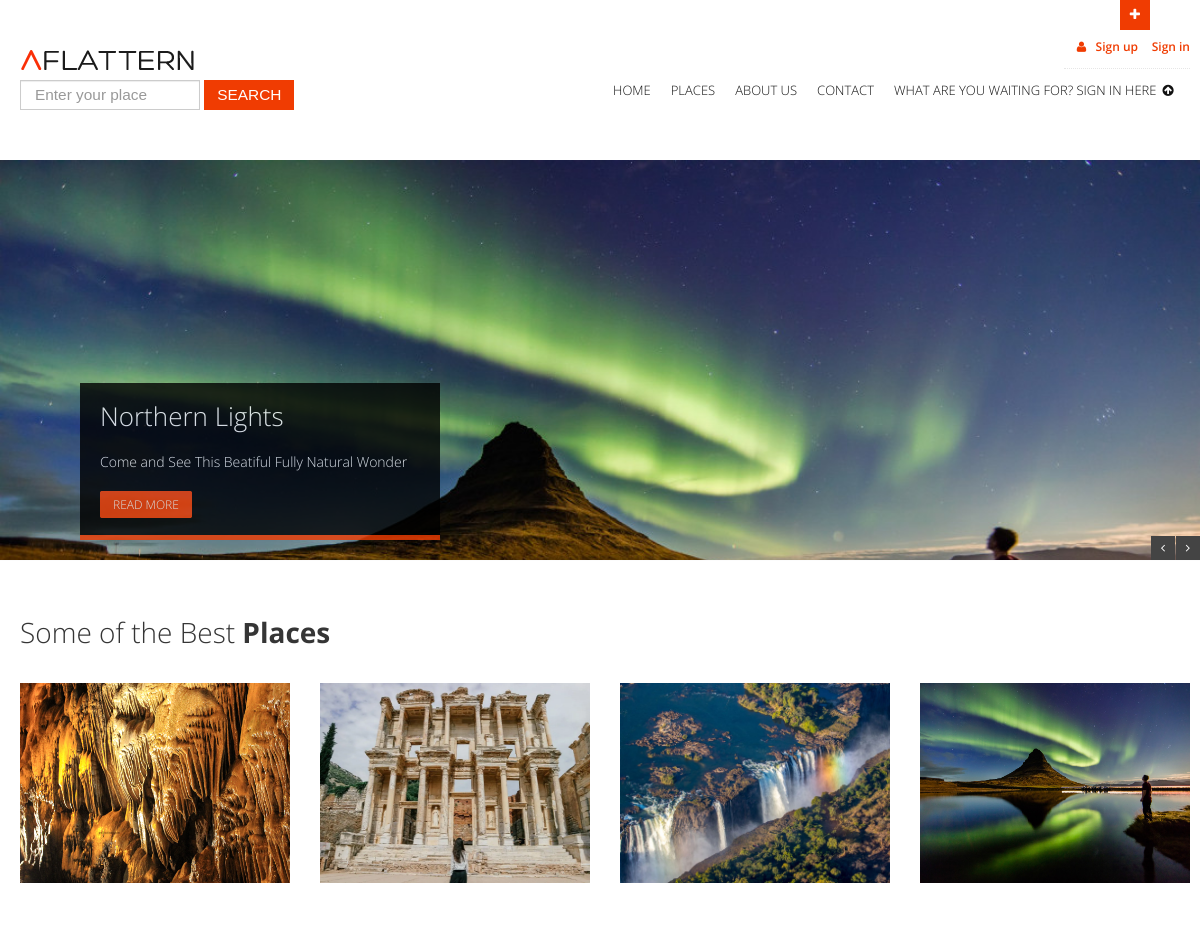
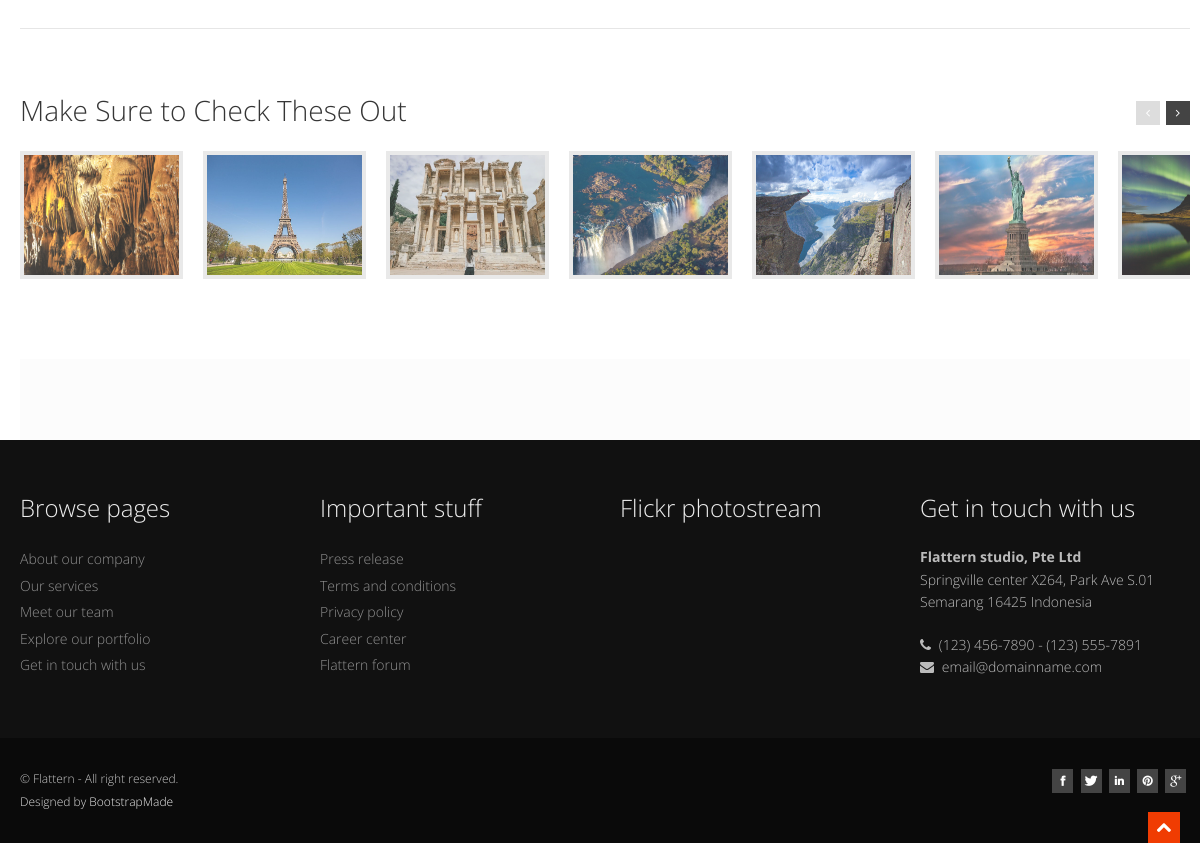
The page / on the database its author committed (2 pictures, top to bottom).
### place/models.py (models this page shows, shortened)
class Place(models.Model):
	STATUS=(
		('True', 'Active'),
		('False', 'Inactive')
	)
	category=models.ForeignKey(Category, on_delete=models.CASCADE) #Relationship with Category Table
	title=models.CharField(max_length=150)
	keywords=models.CharField(max_length=255)
	description=models.CharField(max_length=255)
	image=models.ImageField(blank=True, upload_to='images/')
	detail=RichTextUploadingField()
	slug=models.SlugField(null=False, unique=True)
	status=models.CharField(max_length=25,choices=STATUS)
	created_at=models.DateTimeField(auto_now_add=True)
	updated_at=models.DateTimeField(auto_now=True)
	def image_tag(self):
		return mark_safe('<img src="{}" height="50" />'.format(self.image.url))
	image_tag.short_description='Image'

### home/views.py (the view)
# urls.py: path('',views.index,name="index"),
def index(request):
	setting= Setting.objects.get(pk=1)
	slider= Place.objects.all().order_by('?')[:3]
	categories=Category.objects.all()
	checkOutPlaces=Place.objects.all()[:10]
	bestPlaces=Place.objects.all().order_by('?')[:4]
	content= {'setting': setting, 'page': 'home', 'slider':slider, 'categories':categories,
				'checkOutPlaces':checkOutPlaces, 'bestPlaces': bestPlaces }
	return render(request, 'index.html', content)

### home/templates/index.html (shortened to what this page needs)
{% extends 'homebase.html' %}
{% block slider %}
<section id="featured">
<div id="nivo-slider">
        <div style="height: 400px; width: 100%;" class="nivo-slider">
        </div>
        <div class="container">
            <div class="row">
                <div class="span12">
                    {% for sliderdata in slider %}
                    <div class="nivo-caption" id="caption-{{ sliderdata.id }}">
                        <div>
                            <h2> {{ sliderdata.title }} </h2>
                            <p>{{ sliderdata.description }}</p>
                            <a href="/place/{{ sliderdata.id }}/{{ sliderdata.slug }}" class="btn btn-theme">Read More</a>
                        </div>
                    {% endfor %}
                    </div>
                </div>
            </div>
        </div>
    </div>
     </section>
{% endblock %}
{% block main_content %}
{% load static %}
<div class="row">
    <div class="span12">
        <h4 class="heading">Some of the Best <strong>Places</strong></h4>
        <div class="row">
            <section id="projects">
                <ul id="thumbs" class="portfolio">
                    {% for best in bestPlaces %}
                    <li class="item-thumbs span3 design" data-id="id-0" data-type="web">
                        <a href="/place/{{ best.id }}/{{ best.slug }}"><img style="width: 570px; height: 200px;" src="{{ best.image.url }}" alt="{{ best.description }}"> </a>
                    </li>
                    {% endfor %}
                </ul>
            </section>
        </div>
    </div>
</div>
<div class="row">
    <div class="span12">
        <div class="solidline">
        </div>
    </div>
</div>
<div class="row">
    <div class="span12">
        <h4>Make Sure to Check These Out</h4>
        <ul id="mycarousel" class="jcarousel-skin-tango recent-jcarousel clients">
            {% for place in checkOutPlaces %}
            <li>
                <a href="place/{{ place.id }}/{{ place.slug }}">
                    <img style="width: 310px; height: 120px;" src="{{ place.image.url }}" class="client-logo" alt="" />
                </a>
            </li>
            {% endfor %}
        </ul>
    </div>
</div>
<section id="bottom">
    <div class="container">
        <div class="row">
            <div class="span12">
            </div>
        </div>
    </div>
</section>
{% endblock %}

### home/static/css/jcarousel.css (style rules this page uses)
.jcarousel-skin-tango li { position:relative; float:left; margin:0; width:auto; padding:0; }
.jcarousel-skin-tango .jcarousel-item { margin-left: 0; margin-right: 20px; margin-bottom: 0; }

### home/static/css/style.css (style rules this page uses)
body { font-family: 'Open Sans', Arial, sans-serif; font-size: 14px; font-weight: 300; line-height: 1.6em; color: #656565; }
.container { padding: 0 20px 0 20px; position: relative; }
.row, .row-fluid { margin-bottom: 30px; }
.row .row, .row-fluid .row-fluid { margin-bottom: 30px; }
#featured { background: #fcfcfc; position: relative; margin: 0; padding: 0; }
#nivo-slider { position: relative; }
#featured #nivo-slider .row, #featured #nivo-slider .row-fluid { margin-bottom: 0; }
.nivo-slider { background: #fbfbfb; }
.nivoSlider, .nivo-slider { position: relative; width: 100%; height: auto; overflow: hidden; margin: 0; }
.nivo-caption { position: absolute; left: 80px; bottom: 20px; background: #000; color: #fff; width: 30%; z-index: 8; padding: 20px; opacity: 0.8; overflow: hidden; display: none; -moz-opacity: 0.8; filter: alpha(opacity=8); -webkit-box-sizing: border-box; -moz-box-sizing: border-box; box-sizing: border-box; }
.nivo-caption h2 { color: #fff; font-size: 26px; line-height: 1em; }
.nivo-caption p { margin-bottom: 20px; }
.nivo-caption a { display: inline !important; }
#content img { max-width: 100%; height: auto; }
#bottom { background: #fcfcfc; padding: 50px 0 0; }
#thumbs { margin: 0; padding: 0; }
#thumbs li { list-style-type: none; }
.item-thumbs { position: relative; overflow: hidden; margin-bottom: 30px; cursor: pointer; }
h4.heading { font-weight: 300; }
h4.heading strong { font-weight: 700; }
.heading { margin-bottom: 30px; }
.heading { position: relative; }
ul.clients { list-style: none; float: left; width: 100%; margin: 0; padding: 0; }
ul.clients li { position: relative; float: left; width: 155px; margin: 0; border: 4px solid #e9e9e9; }
ul.clients li img { margin: 0; opacity: 0.8; }
.solidline { border-top: 1px solid #e6e6e6; margin: 0 0 30px; }

### home/static/skins/default.css (style rules this page uses)
a, a:hover,a:focus,a:active, footer a.text-link:hover, strike, footer ul.link-list li a:hover, .post-meta span a:hover, footer a.text-link, ul.meta-post li a:hover, ul.cat li a:hover, ul.recent li h6 a:hover, ul.portfolio-categ li.active a, ul.portfolio-categ li.active a:hover, ul.portfolio-categ li a:hover,ul.related-post li h4 a:hover, span.highlight,article .post-heading h3 a:hover, .navbar .nav > .active > a,.navbar .nav > .active > a:hover,.navbar .nav > li > a:hover,.navbar .nav > li > a:focus,.navbar .nav > .active > a:focus, .validation { color:#F03C02; }
.btn-theme { border:1px solid #F03C02; background: #F03C02; }
.nivo-caption, .caption { border-bottom: #F03C02 5px solid; }

### home/static/css/overwrite.css (style rules this page uses)
h1, h2, h3, h4, h5, h6 { font-family: 'Open Sans', sans-serif; color:#353535; font-weight:300; line-height:1.5em; margin-top:0; }
h2 { font-size:42px; margin-bottom:22px; }
h4 { font-size:28px; margin-bottom:20px; }
h1 strong,h2 strong,h3 strong,h4 strong,h5 strong,h6 strong { font-weight:700; }
ul, ol { padding: 0; margin: 0 0 10px 25px; }
li { line-height: 1.6em; }
.btn { font-size: 12px; text-transform:uppercase; text-shadow: none; background-image:none; border-color: none; border-bottom-color: none; -webkit-box-shadow: none; -moz-box-shadow: none; box-shadow: none; }
.btn { outline:0; -webkit-border-radius: 2px; -moz-border-radius: 2px; border-radius: 2px; }
a.btn,.btn:focus { outline:0; }
.btn-theme { color:#fff; }

### rows shown on the page
Place: title "Northern Lights", description "Come and See This Beatiful Fully Natural Wonder", image (picture)
Place: image (picture)
Place: image (picture)
Place: image (picture)
Place: image (picture)
Place: image (picture)
Place: image (picture)
